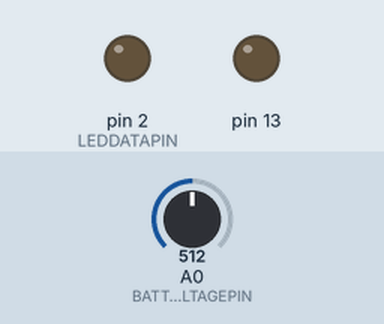
Recording of a sketch running on a simulated Arduino Uno, built with avr-gcc and run on an emulated ATmega328P. Parts: output pins drawn as LEDs (lit = HIGH). Inputs (shaded band) come from the test bench; at power-on: A0 (BATTERYVOLTAGEPIN) = 512. Random numbers use the default seed unless the sketch sets one.

Above: at 4.3 s.
At 39.85 s:
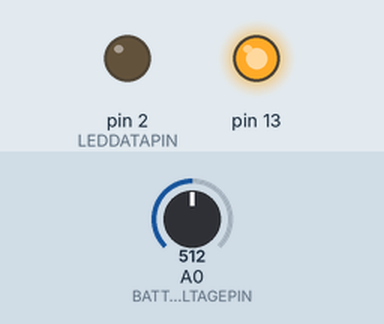
Timing chart, 0 to 40.0 s (numbered marks = the images above):
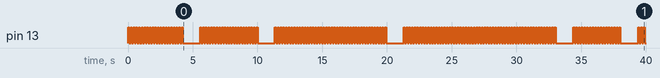

The sketch:

TetrisNeckTie.ino
```cpp
// (licence header left out)
/* Notes
Analog 2 is pin 2
LED is on pin 0
RGB LEDS data is on pin 1
*/


#include <Adafruit_NeoPixel.h>
#include <avr/io.h>
#include <avr/pgmspace.h>

//Constants on how it's physically wired
#define LEDDATAPIN 2
#define POWEROFFPIN 4
#define BATTERYVOLTAGEPIN 0

//constants and initialization
#define UP  0
#define DOWN  1
#define RIGHT  2
#define LEFT  3
#define brick_count 7

#define FULL 255
#define WHITE 0xFF
#define OFF 0

//Display Settings
#define    FIELD_WIDTH 4
#define    FIELD_HEIGHT 20
//const short    field_start_x    = 1;
//const short    field_start_y    = 1;
//const short           preview_start_x    = 13;
//const short    preview_start_y    = 1;
//const short    delimeter_x      = 11;
//gameplay Settings
//const bool    display_preview    = 1;
#define tick_delay 100 //game speed
#define max_level 9

//weight given to the highest column for ai
#define HIGH_COLUMN_WEIGHT 5
//weight given to the number of holes for ai
#define HOLE_WEIGHT 3

static PROGMEM prog_uint16_t bricks[ brick_count ][4] = {
  {
    0b0100010001000100,      //1x4 cyan
    0b0000000011110000,
    0b0100010001000100,
    0b0000000011110000
  },
  {
    0b0000010011100000,      //T  purple
    0b0000010001100100,
    0b0000000011100100,
    0b0000010011000100
  },
  {
    0b0000011001100000,      //2x2 yellow
    0b0000011001100000,
    0b0000011001100000,
    0b0000011001100000
  },
  {
    0b0000000011100010,      //L orange
    0b0000010001001100,
    0b0000100011100000,
    0b0000011001000100
  },
  {
    0b0000000011101000,      //inverse L blue
    0b0000110001000100,
    0b0000001011100000,
    0b0000010001000110
  },
  {
    0b0000100011000100,      //S green
    0b0000011011000000,
    0b0000100011000100,
    0b0000011011000000
  },
  {
    0b0000010011001000,      //Z red
    0b0000110001100000,
    0b0000010011001000,
    0b0000110001100000
  }
};

//8 bit RGB colors of blocks
//RRRGGGBB
static PROGMEM prog_uint8_t brick_colors[brick_count]={
  0b00011111, //cyan
  0b10000010, //purple
  0b11111100, //yellow
  0b11101000, //orange?
  0b00000011, //blue
  0b00011100, //green
  0b11100000 //red

};


/*const unsigned short level_ticks_timeout[ max_level ]  = {
32,
28,
24,
20,
17,
13,
10,
8,
5
};*/
//const unsigned int score_per_level          = 10; //per brick in lv 1+
//const unsigned int score_per_line          = 300;


byte wall[FIELD_WIDTH][FIELD_HEIGHT];
//The 'wall' is the 2D array that holds all bricks that have already 'fallen' into place

bool aiCalculatedAlready = false;

struct TAiMoveInfo{
  byte rotation;
  int positionX, positionY;
  int weight;
} aiCurrentMove;

struct TBrick{
  byte type; //This is the current brick shape.
  byte rotation; //active brick rotation
  byte color; //active brick color
  int positionX, positionY; //active brick position
  byte pattern[4][4]; //2D array of active brick shape, used for drawing and collosion detection

} currentBrick;


//unsigned short  level        = 0;
//unsigned long  score        = 0;
//unsigned long  score_lines      = 0;

// Define the RGB pixel array and controller functions,
Adafruit_NeoPixel strip = Adafruit_NeoPixel(80, LEDDATAPIN, NEO_GRB + NEO_KHZ800);


void setup(){

  pinMode(LEDDATAPIN, OUTPUT); //LED on Model B
  pinMode(POWEROFFPIN, OUTPUT);
  pinMode(13, OUTPUT);
  newGame();


}

void loop(){

  checkBattery();

  //screenTest();
  play();

}

//checks battery voltage, toggles external power latch if battery is low
void checkBattery(){

  int voltage=0;

  //read ADC pin, convert to voltage measurement
  voltage = map(analogRead(BATTERYVOLTAGEPIN),0,1024,0,5000);

  //low battery voltage, turn off power to tie
  if(voltage<2450)
    digitalWrite(4, HIGH);

}

//tests pixels
void screenTest(){
  for( int i = 0; i < FIELD_WIDTH; i++ )
  {
    for( int k = 0; k < FIELD_HEIGHT; k++ )
    {
      wall[i][k] = 7;
      drawGame();
      delay(500);
    }
  }
}

//plays the game!
void play(){

  //see how high the wall goes, end game early to save battery power
  if(getHighestColumn() > 9)
    newGame();


if(currentBrick.positionY < 2){
    moveDown();
  //pulse onbaord LED and delay game
  digitalWrite(13, HIGH);
  delay(tick_delay);
  digitalWrite(13, LOW);
  delay(tick_delay);
}
else{
  //this flag gets set after calculating the AI move
  //and reset after we get the nextbrick in the nextBrick call
  if(aiCalculatedAlready == false)
  {
    performAI();
  }
  else
  {
    byte command = getCommand();
      if( command == UP )
  {
    if( checkRotate( 1 ) == true )
    {
      rotate( 1 );
      moveDown();
    }
    else
    moveDown();
  }
  else if( command == LEFT )
  {
    if( checkShift( -1, 0 ) == true )
    {
      shift( -1, 0 );
      moveDown();
    }
    else
    moveDown();
  }
  else if( command == RIGHT )
  {
    if( checkShift( 1, 0 ) == true )
    {
      shift( 1, 0 );
      moveDown();
    }
    else
    moveDown();
  }

  if(command == DOWN )
  {
    moveDown();

  }
    //pulse onbaord LED and delay game
  digitalWrite(13, HIGH);
  delay(tick_delay);
  digitalWrite(13, LOW);
  delay(tick_delay);

  }
  }
  drawGame();


}

//performs AI player calculations.
void performAI(){
  struct TBrick initialBrick;
  //save position of the brick in its raw state
  memcpy((void*)&initialBrick, (void*)&currentBrick, sizeof(TBrick));
  //stores our 20 possible AI moves
  struct TAiMoveInfo aiMoves[4 * FIELD_WIDTH];
  //counter keeps track of the current index into our aimoves array
  byte aiMoveCounter = 0;
  //save position of the the brick at the left most rotated position
  struct TBrick aiLeftRotatedBrick;
  //save position of the brick at the rotated position
  struct TBrick aiRotatedBrick;

  //first check the rotations(initial, rotated once, twice, thrice)
  for(int aiRotation = 0; aiRotation < 4; aiRotation++ )
  {
    //rotate if possible
    if(checkRotate(1) == true)
      rotate(1);
    //save the rotated brick
    memcpy((void*)&aiRotatedBrick, (void*)&currentBrick, sizeof(TBrick));
    //shift as far left as possible
    while(checkShift(-1,0) == true)
      shift(-1, 0);
    //save this leftmost rotated position
    memcpy((void*)&aiLeftRotatedBrick, (void*)&currentBrick, sizeof(TBrick));

    //now check each possible position of X
    for(int aiPositionX = 0; aiPositionX < FIELD_WIDTH; aiPositionX++)
    {
      //next move down until we can't
      while(checkGround() == false )
      {
        shift(0,1);
      }
      //calculate ai weight of this particular final position
      int aiMoveWeight = aiCalculateWeight();
      //save the weight, positions and rotations for this ai move
      aiMoves[aiMoveCounter].weight = aiMoveWeight;
      aiMoves[aiMoveCounter].rotation = currentBrick.rotation;
      aiMoves[aiMoveCounter].positionX = currentBrick.positionX;
      aiMoves[aiMoveCounter].positionY = currentBrick.positionY;
      //move our index up for the next position to save to
      aiMoveCounter++;
      //drawGame();
      //Serial.println(aiMoveWeight);
      //delay(500);

      //now restore the previous position and shift it right by the column # we are checking
      memcpy((void*)&currentBrick, (void*)&aiLeftRotatedBrick, sizeof(TBrick));
      if(checkShift(aiPositionX+1,0) == true)
        shift(aiPositionX+1,0);
    }

    //reload rotated start position
    memcpy((void*)&currentBrick, (void*)&aiRotatedBrick, sizeof(TBrick));
  }

  //at this point we have calculated all the weights of every possible position and rotation of the brick

  //find move with lowest weight
  int lowestWeight = aiMoves[0].weight;
  int lowestWeightIndex = 0;
  for(int i = 1; i < aiMoveCounter; i++)
  {
    if(aiMoves[i].weight <= lowestWeight)
    {
      lowestWeight = aiMoves[i].weight;
      lowestWeightIndex = i;
    }
  }
  //save this AI move as the current move
  memcpy((void*)&aiCurrentMove, (void*)&aiMoves[lowestWeightIndex], sizeof(TAiMoveInfo));
  //restore original brick that we started with
  memcpy((void*)&currentBrick, (void*)&initialBrick, sizeof(TBrick));
  //update the brick, set the ai flag so we know that we dont need to recalculate
  updateBrickArray();
  aiCalculatedAlready = true;
}

//calculates the ai weight
//when this function is called, the currentBrick is moved into a final legal position at the bottom of the wall
//which is why we add it to the wall first and then remove it at the end
int aiCalculateWeight(){
  int weights = 0;
  //add to wall first before calculating ai stuffs
  addToWall();
  //get the two weights
  int highestColumn = getHighestColumn();
  int holeCount = getHoleCount();

  //if this position will yield a full completed row then its weight is 0, which is the lowest possible
  //remember the the lowest weight will be the best move to make
  if(getFullLinePossible() == true)
  {
    weights = 0;
  }
  else
  {
      weights = (HIGH_COLUMN_WEIGHT * highestColumn) + (HOLE_WEIGHT * holeCount);
  }
  removeFromWall(); //undo the wall addition when done
  return weights;
}


//returns how high the wall goes
int getHighestColumn(){
  int columnHeight = 0;
  //count
  int maxColumnHeight = 0;
  for(int j = 0; j < FIELD_WIDTH; j++)
  {
    columnHeight = 0;
    for(int k = FIELD_HEIGHT-1; k!=0; k--)
    {
      if(wall[j][k] != 0)
      {
        columnHeight = FIELD_HEIGHT - k;
        //Serial.print(k);
        //Serial.println(" is k");
        //delay(100);
      }
    }
    if(columnHeight > maxColumnHeight)
      maxColumnHeight = columnHeight;
  }
  return maxColumnHeight;
}

//counts the number of given holes for the ai calculation
int getHoleCount(){
  int holeCount = 0;
  for(int j = 0; j < FIELD_WIDTH; j++)
  {
    for(int k = currentBrick.positionY + 2; k < FIELD_HEIGHT; k++)
    {
      if(wall[j][k] == 0)
        holeCount++;
    }
  }
  return holeCount;
}

//determines if a full line is possible given the current wall (for ai)
bool getFullLinePossible()
{
  int lineCheck;
  for(byte i = 0; i < FIELD_HEIGHT; i++)
  {
    lineCheck = 0;
    for(byte k = 0; k < FIELD_WIDTH; k++)
    {
      if( wall[k][i] != 0)
        lineCheck++;
    }

    if(lineCheck == FIELD_WIDTH)
    {
      return true;
    }
  }
  return false;
}
//gets commands according to ai state
byte getCommand(){
  if(currentBrick.rotation != aiCurrentMove.rotation)
    return UP;
  if(currentBrick.positionX > aiCurrentMove.positionX)
    return LEFT;
  if(currentBrick.positionX < aiCurrentMove.positionX)
    return RIGHT;
  if(currentBrick.positionX == aiCurrentMove.positionX)
    return DOWN;
}

//checks if the next rotation is possible or not.
bool checkRotate( bool direction )
{
  rotate( direction );
  bool result = !checkCollision();
  rotate( !direction );

  return result;
}

//checks if the current block can be moved by comparing it with the wall
bool checkShift(short right, short down)
{
  shift( right, down );
  bool result = !checkCollision();
  shift( -right, -down );

  return result;
}

// checks if the block would crash if it were to move down another step
// i.e. returns true if the eagle has landed.
bool checkGround()
{
  shift( 0, 1 );
  bool result = checkCollision();
  shift( 0, -1 );
  return result;
}

// checks if the block's highest point has hit the ceiling (true)
// this is only useful if we have determined that the block has been
// dropped onto the wall before!
bool checkCeiling()
{
  for( int i = 0; i < 4; i++ )
  {
    for( int k = 0; k < 4; k++ )
    {
      if(currentBrick.pattern[i][k] != 0)
      {
        if( ( currentBrick.positionY + k ) < 0 )
        {
          return true;
        }
      }
    }
  }
  return false;
}

//checks if the proposed movement puts the current block into the wall.
bool checkCollision()
{
  int x = 0;
  int y =0;

  for( byte i = 0; i < 4; i++ )
  {
    for( byte k = 0; k < 4; k++ )
    {
      if( currentBrick.pattern[i][k] != 0 )
      {
        x = currentBrick.positionX + i;
        y = currentBrick.positionY + k;

        if(x >= 0 && y >= 0 && wall[x][y] != 0)
        {
          //this is another brick IN the wall!
          return true;
        }
        else if( x < 0 || x >= FIELD_WIDTH )
        {
          //out to the left or right
          return true;
        }
        else if( y >= FIELD_HEIGHT )
        {
          //below sea level
          return true;
        }
      }
    }
  }
  return false; //since we didn't return true yet, no collision was found
}

//updates the position variable according to the parameters
void shift(short right, short down)
{
  currentBrick.positionX += right;
  currentBrick.positionY += down;
}

// updates the rotation variable, wraps around and calls updateBrickArray().
// direction: 1 for clockwise (default), 0 to revert.
void rotate( bool direction )
{
  if( direction == 1 )
  {
    if(currentBrick.rotation == 0)
    {
      currentBrick.rotation = 3;
    }
    else
    {
      currentBrick.rotation--;
    }
  }
  else
  {
    if(currentBrick.rotation == 3)
    {
      currentBrick.rotation = 0;
    }
    else
    {
      currentBrick.rotation++;
    }
  }
  updateBrickArray();
}

void moveDown(){
  if( checkGround() )
  {
    addToWall();
    drawGame();
    if( checkCeiling() )
    {
      gameOver();
    }
    else
    {
      while( clearLine() )
      {
        //scoreOneUpLine();
      }
      nextBrick();
      //scoreOneUpBrick();
    }
  }
  else
  {
    //grounding not imminent
    shift( 0, 1 );
  }
  //scoreAdjustLevel();
  //ticks = 0;
}

//put the brick in the wall after the eagle has landed.
void addToWall()
{
  for( byte i = 0; i < 4; i++ )
  {
    for( byte k = 0; k < 4; k++ )
    {
      if(currentBrick.pattern[i][k] != 0){
        wall[currentBrick.positionX + i][currentBrick.positionY + k] = currentBrick.color;

      }
    }
  }
}

//removes brick from wall, used by ai algo
void removeFromWall(){
  for( byte i = 0; i < 4; i++ )
  {
    for( byte k = 0; k < 4; k++ )
    {
      if(currentBrick.pattern[i][k] != 0){
        wall[currentBrick.positionX + i][currentBrick.positionY + k] = 0;

      }
    }
  }
}

//uses the currentBrick_type and rotation variables to render a 4x4 pixel array of the current block
// from the 2-byte binary reprsentation of the block
void updateBrickArray()
{
  unsigned int data = pgm_read_word(&(bricks[ currentBrick.type ][ currentBrick.rotation ]));
  for( byte i = 0; i < 4; i++ )
  {
    for( byte k = 0; k < 4; k++ )
    {
      if(bitRead(data, 4*i+3-k))
      currentBrick.pattern[k][i] = currentBrick.color;
      else
      currentBrick.pattern[k][i] = 0;
    }
  }
}
//clears the wall for a new game
void clearWall()
{
  for( byte i = 0; i < FIELD_WIDTH; i++ )
  {
    for( byte k = 0; k < FIELD_HEIGHT; k++ )
    {
      wall[i][k] = 0;
    }
  }
}

// find the lowest completed line, do the removal animation, add to score.
// returns true if a line was removed and false if there are none.
bool clearLine()
{
  int line_check;
  for( byte i = 0; i < FIELD_HEIGHT; i++ )
  {
    line_check = 0;

    for( byte k = 0; k < FIELD_WIDTH; k++ )
    {
      if( wall[k][i] != 0)
      line_check++;
    }

    if( line_check == FIELD_WIDTH )
    {
      flashLine( i );
      for( int  k = i; k >= 0; k-- )
      {
        for( byte m = 0; m < FIELD_WIDTH; m++ )
        {
          if( k > 0)
          {
            wall[m][k] = wall[m][k-1];
          }
          else
          {
            wall[m][k] = 0;
          }
        }
      }

      return true; //line removed.
    }
  }
  return false; //no complete line found
}

//randomly selects a new brick and resets rotation / position.
void nextBrick(){
  currentBrick.rotation = 0;
  currentBrick.positionX = round(FIELD_WIDTH / 2) - 2;
  currentBrick.positionY = -3;

  currentBrick.type = random( 0, brick_count );

  currentBrick.color = pgm_read_byte(&(brick_colors[ currentBrick.type ]));

  aiCalculatedAlready = false;

  updateBrickArray();

  //displayPreview();
}

//effect, flashes the line at the given y position (line) a few times.
void flashLine( int line ){

  bool state = 1;
  for(byte i = 0; i < 6; i++ )
  {
    for(byte k = 0; k < FIELD_WIDTH; k++ )
    {
      if(state)
      wall[k][line] = 0b11111111;
      else
      wall[k][line] = 0;

    }
    state = !state;
    drawWall();
    updateDisplay();
    delay(200);
  }

}


//draws wall only, does not update display
void drawWall(){
  for(int j=0; j < FIELD_WIDTH; j++){
    for(int k = 0; k < FIELD_HEIGHT; k++ )
    {
      draw(wall[j][k],FULL,j,k);
    }

  }

}

//'Draws' wall and game piece to screen array
void drawGame()
{

  //draw the wall first
  drawWall();

  //now draw current piece in play
  for( int j = 0; j < 4; j++ )
  {
    for( int k = 0; k < 4; k++ )
    {
      if(currentBrick.pattern[j][k] != 0)
      {
        if( currentBrick.positionY + k >= 0 )
        {
          draw(currentBrick.color, FULL, currentBrick.positionX + j, currentBrick.positionY + k);
          //field[ positionX + j ][ p osition_y + k ] = currentBrick_color;
        }
      }
    }
  }
  updateDisplay();
}

//takes a byte color values an draws it to pixel array at screen x,y values.
// Assumes a Down->UP->RIGHT->Up->Down->etc (Shorest wire path) LED strips display.
//new brightness value lets you dim LEDs w/o changing color.
void draw(byte color, signed int brightness, byte x, byte y){

  unsigned short address=0;
  byte r,g,b;

  //flip y for new tie layout. remove if your strips go up to down
  y = (FIELD_HEIGHT-1) - y;

  //calculate address
  if(x%2==0) //even row
  address=FIELD_HEIGHT*x+y;
  else //odd row
  address=((FIELD_HEIGHT*(x+1))-1)-y;

  if(color==0 || brightness < 0){
    strip.setPixelColor(address, 0);
  }
  else{
    //calculate colors, map to LED system
    b=color&0b00000011;
    g=(color&0b00011100)>>2;
    r=(color&0b11100000)>>5;

    //make sure brightness value is correct
    brightness=constrain(brightness,0,FULL);

    strip.setPixelColor(address, map(r,0,7,0,brightness), map(g,0,7,0,brightness), map(b,0,3,0,brightness));

  }

}

//obvious function
void gameOver()
{
  /*
Serial.println( "Game Over." );

Serial.print( "Level:\t");
Serial.println( level );

Serial.print( "Lines:\t" );
Serial.println( score_lines );

Serial.print( "Score:\t");
Serial.println( score );
Serial.println();

Serial.println("Insert coin to continue");
waitForInput();
*/
  newGame();
}

//clean up, reset timers, scores, etc. and start a new round.
void newGame()
{

  //  level = 0;
  // ticks = 0;
  //score = 0;
  //score_lines = 0;
  //last_key = 0;
  clearWall();

  nextBrick();
}

//Update LED strips
void updateDisplay(){

  strip.show();


}
```

Measured:
- by itself, pin 13: LOW → HIGH at 0.00 s, → LOW 0.10 s later, → HIGH 0.11 s later, → LOW 0.10 s later, … (326 changes in this stretch)
